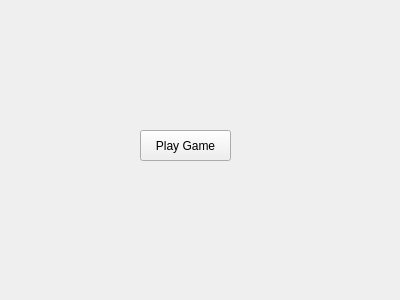
<?xml version="1.0" encoding="UTF-8"?>
<ui version="4.0">
 <class>StudentDashboard</class>
 <widget class="QWidget" name="StudentDashboard">
  <property name="geometry">
   <rect>
    <x>0</x>
    <y>0</y>
    <width>400</width>
    <height>300</height>
   </rect>
  </property>
  <property name="windowTitle">
   <string>Form</string>
  </property>
  <widget class="QPushButton" name="playGameButton">
   <property name="geometry">
    <rect>
     <x>140</x>
     <y>130</y>
     <width>91</width>
     <height>31</height>
    </rect>
   </property>
   <property name="text">
    <string>Play Game</string>
   </property>
  </widget>
 </widget>
 <resources/>
 <connections/>
</ui>
